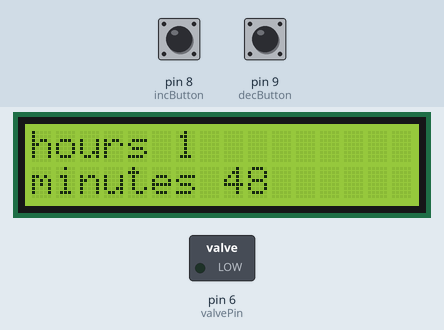
Recording of a sketch running on a simulated Arduino Uno, built with avr-gcc and run on an emulated ATmega328P. On the bench: 16×2 character LCD, switched loads named in the sketch (green lamp = pin HIGH). Inputs (shaded band) come from the test bench; at power-on: pin 9 (decButton) LOW, pin 8 (incButton) LOW. What the sketch prints to the serial monitor is not drawn.

Above: at 1.2 s.
1.3 s: pin 9 (decButton) pulled HIGH for 0.15 s
At 1.42 s:
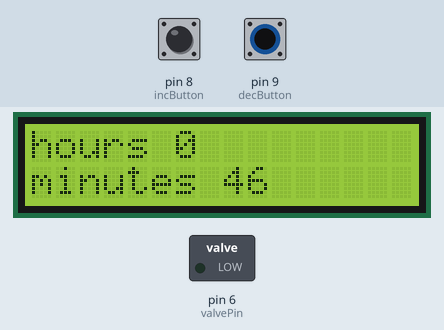
2.0 s: pin 9 (decButton) pulled HIGH for 1 s
At 3.4 s:
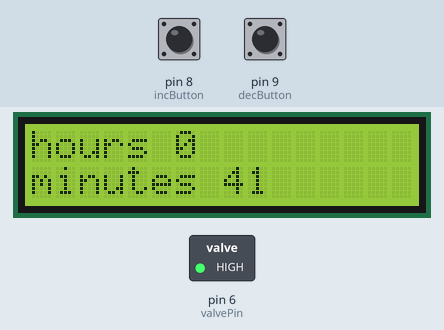
6.0 s: pin 8 (incButton) pulled HIGH for 3.2 s
At 8.4 s:
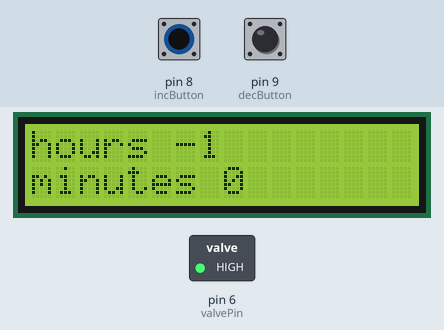
12.2 s: pin 8 (incButton) pulled HIGH for 3.2 s
At 14.27 s:
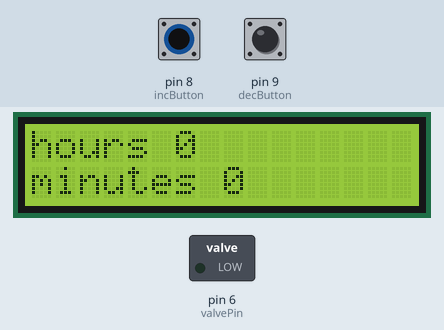
Timing chart, 0 to 15.8 s (numbered marks = the images above; inputs shaded):
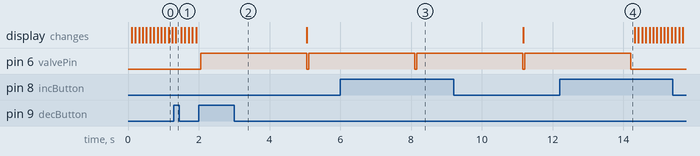

The sketch:

Final_code.ino
```cpp
#include <LiquidCrystal.h>
LiquidCrystal lcd(12, 11, 5, 4, 3, 2);

//buttons
int incButton = 8;
int decButton = 9;
boolean buttonState1 = false;
boolean buttonState2 = false;
boolean currentButtonState1;
boolean currentButtonState2;
boolean prevState1;
boolean prevState2;

//valve pin
int valvePin = 6;

//timer varaibles
unsigned long startTime1 = millis();
unsigned long endTime1;
long interval1 = 100;
unsigned long startTime2 = millis();
unsigned long endTime2;
long interval2 = 100;
int minutes = -1;
int hours = 2;
int timeInt = 1;
int newTimeInt;
int aNum = hours;

void setup() {
  // put your setup code here, to run once:
  Serial.begin(9600);
  lcd.begin(16, 2);

  pinMode(incButton, INPUT);
  pinMode(decButton, INPUT);
  pinMode(valvePin, OUTPUT);

}

void loop() {
  // put your main code here, to run repeatedly:
  // timer1 to calculate time until next watering
  endTime1 = millis();
  if (endTime1 - startTime1 >= interval1) {
    minutes -= 1;
    startTime1 = millis();
  }

//timer boundaries
  if (minutes <= -1 ) {
      hours -= 1;
      minutes = 59;
    }
    if (hours <= -1) {
      //put code here to make valve let water go through
      digitalWrite(valvePin, HIGH);
      Serial.println("open");
      delay(3000);
      digitalWrite(valvePin, LOW);
      Serial.println("close");
      hours = newTimeInt;
      minutes = 0;
    }

  //timer 2 to display lcd screen without delay
  endTime2 = millis();
  if (endTime2 - startTime2 >= interval2) {
    lcd.clear();
    lcd.print("hours " + String(hours));
    lcd.setCursor(0, 1);
    lcd.print("minutes " + String(minutes));
    startTime2 = millis();
  }

  // button states with debounce
  currentButtonState1 = debounce(incButton, prevState1);
  if (currentButtonState1 == true && prevState1 == false) {
    hours += timeInt;
    newTimeInt = hours;
    aNum = hours;
  }
  else {newTimeInt = aNum;}
  prevState1 = currentButtonState1;

  currentButtonState2 = debounce(decButton, prevState2);
  if (currentButtonState2 == true && prevState2 == false) {
    hours -= timeInt;
    newTimeInt = hours;
    aNum = hours;
  }
  else {newTimeInt = aNum;}
  prevState2 = currentButtonState2;

}


//debounce function
boolean debounce(int aButton, boolean aPrevState) {
  boolean aCurrentButtonState = digitalRead(aButton);
  if (aCurrentButtonState != aPrevState) {
    delay(50);
  }
  return aCurrentButtonState;
}
```

Measured:
- after the input at 2.0 s, pin 6 (valvePin): LOW → HIGH after 0.05 s, → LOW 3.0 s later, → HIGH 0.05 s later
- after the input at 6.0 s, pin 6 (valvePin): alternates HIGH for 3.0 s and LOW for 0.05 s, starting after 2.1 s
- after the input at 12.2 s, pin 6 (valvePin): HIGH → LOW after 2.0 s
